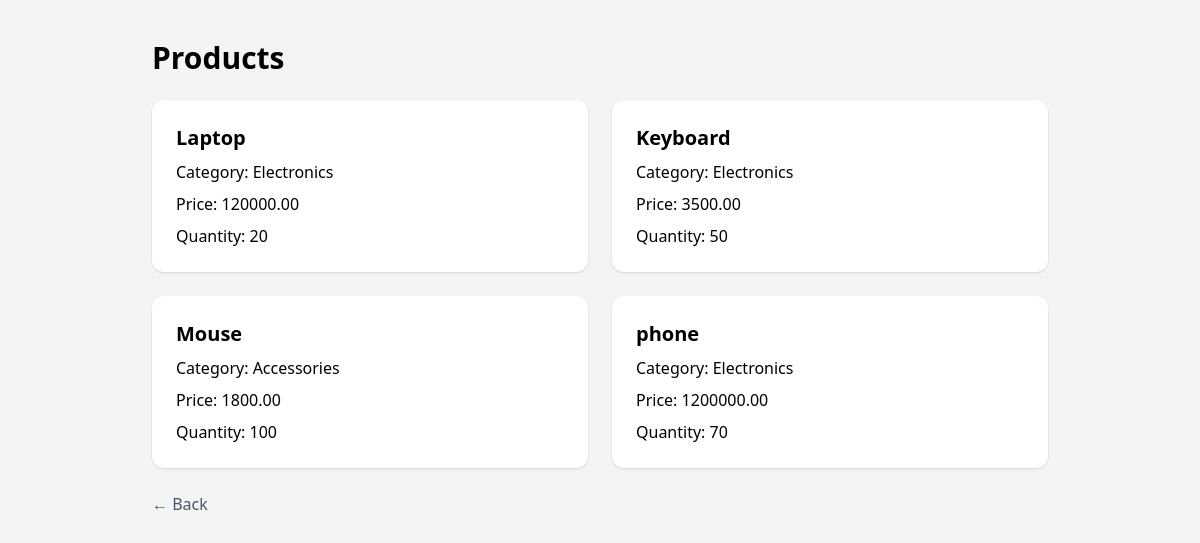
The page /management/products/ (signed in) on the database as committed earlier.
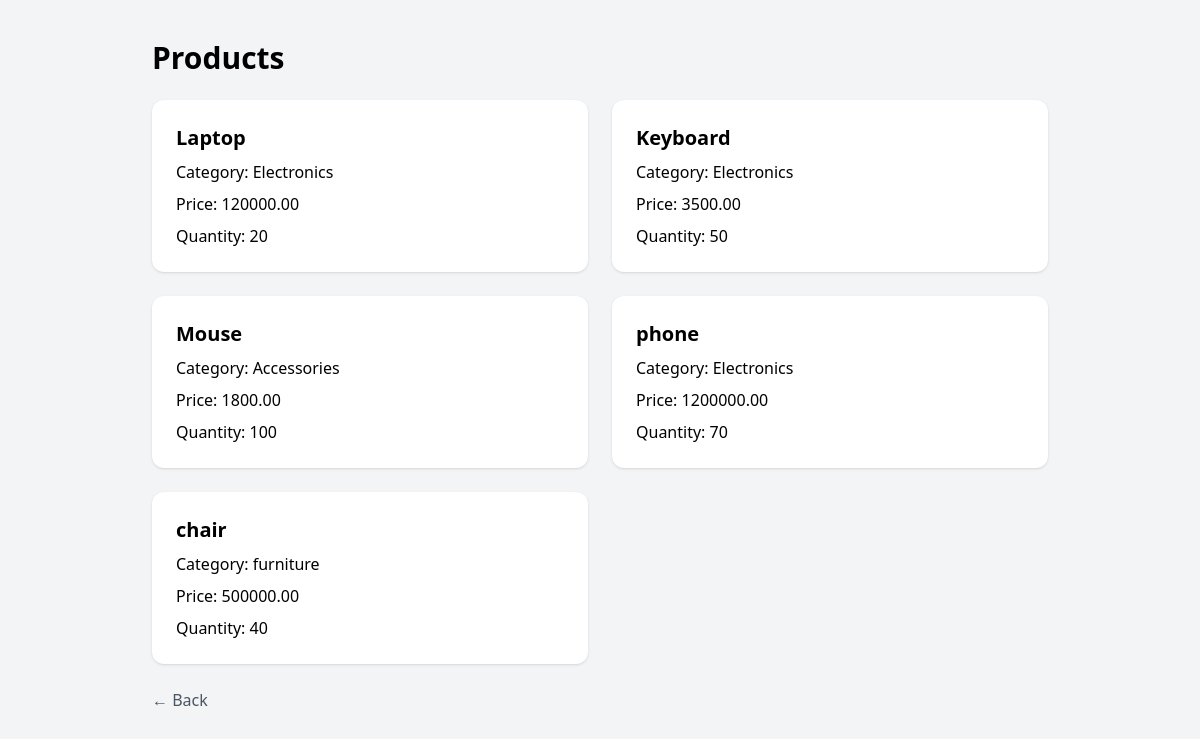
The same page on the database as committed later.
### management/models.py (models this page shows, shortened)
class Product(models.Model):
    name = models.CharField(max_length=100)
    category = models.CharField(max_length=100)
    price = models.DecimalField(max_digits=10, decimal_places=2)
    quantity = models.PositiveIntegerField()
    created_at = models.DateTimeField(auto_now_add=True)

### management/views.py (the view)
# urls.py: path("products/", views.product_list, name="product_list"),
@login_required
def product_list(request):
    products = Product.objects.all()
    return render(
        request,
        "management/product_list.html",
        {
            "products": products,
        }
    )

### management/templates/management/product_list.html (shortened to what this page needs)
<!DOCTYPE html>
<html lang="en">
<head>
    <script src="https://cdn.jsdelivr.net/npm/@tailwindcss/browser@4"></script>
</head>
<body class="bg-gray-100">
    <div class="max-w-4xl mx-auto py-10">
        <h1 class="text-3xl font-bold mb-6">
            Products
        </h1>
        {% if products %}
            <div class="grid grid-cols-1 md:grid-cols-2 gap-6">
                {% for product in products %}
                    <div class="bg-white p-6 rounded-xl shadow">
                        <h2 class="text-xl font-bold">
                            {{ product.name }}
                        </h2>
                        <p class="mt-2">
                            Category: {{ product.category }}
                        </p>
                        <p class="mt-2">
                            Price: {{ product.price }}
                        </p>
                        <p class="mt-2">
                            Quantity: {{ product.quantity }}
                        </p>
                    </div>
                {% endfor %}
            </div>
        {% else %}
            <p class="text-gray-500">
                No products found.
            </p>
        {% endif %}
        <a href="{% url 'management_home' %}"
           class="inline-block mt-6 text-gray-600">
            ← Back
        </a>
    </div>
</body>
</html>

Rows that differ between the two databases and show on the page:
added Product: name "chair", category "furniture", price "500000.00", quantity "40"
